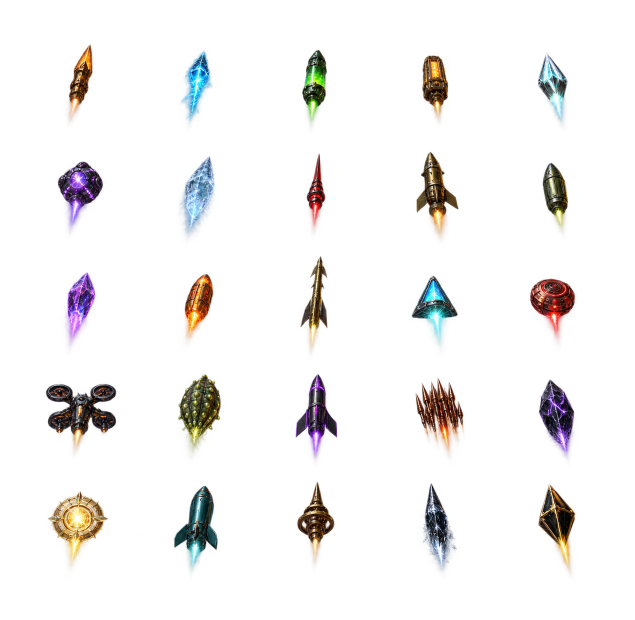
#> input picture art/projectiles-v3/boss-weapons.png, 1269 x 1240 px (shown at 1/2 size); its folder holds only this picture in this run
$ python pack-projectiles-v3.py
#> lines starting #> are read from the running program, lines starting #| are printed output that depends on the picture
#!/usr/bin/env python3
"""Crop native-alpha generated sprite boards into isolated world atlas layers."""
from pathlib import Path
import json,hashlib
from collections import deque
from PIL import Image
ROOT=Path(__file__).resolve().parents[1]
SRC=ROOT/'art/projectiles-v3'
OUT=ROOT/'public/game/projectiles'
def export_cell(path,index,cols,rows,out):
#> called with index = 0, cols = 5, rows = 5
    im=Image.open(path).convert('RGBA')
#> im is the input picture: PIL image 1269x1240 RGBA; mean R, G, B, A 15.2, 12.7, 12.4, 21.4
    x=index%cols;y=index//cols
    cell=im.crop((round(x*im.width/cols),round(y*im.height/rows),round((x+1)*im.width/cols),round((y+1)*im.height/rows)))
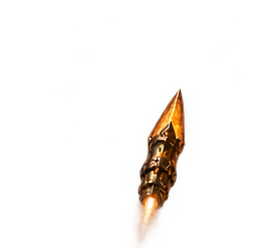
#> cell: PIL image 254x248 RGBA; mean R, G, B, A 14.7, 8.5, 4.3, 14.2; transparent parts drawn white
    # Threshold only near-zero alpha dust, preserve translucent glow and opaque bodies.
    cell.putalpha(cell.getchannel('A').point(lambda a:0 if a<8 else a))
    alpha=bytearray(cell.getchannel('A').tobytes());w,h=cell.size;seen=bytearray(w*h);components=[]
#> after `w, h = cell.size`: w = 254; h = 248
    for start,value in enumerate(alpha):
        if value<8 or seen[start]:continue
        todo=[start];seen[start]=1;pixels=[]
        while todo:
            k=todo.pop();pixels.append(k);x=k%w;y=k//w
            for dx,dy in [(1,0),(-1,0),(0,1),(0,-1),(1,1),(-1,-1),(1,-1),(-1,1)]:
                nx=x+dx;ny=y+dy
                if 0<=nx<w and 0<=ny<h:
                    n=ny*w+nx
                    if alpha[n]>=8 and not seen[n]:seen[n]=1;todo.append(n)
        components.append(pixels)
#> after the loop, components = 3 items
    largest=max(map(len,components),default=0)
#> largest = 4504
    # Discard only small disconnected islands: these can be fragments of a neighboring cell.
    for pixels in components:
        if len(pixels)<largest*0.04:
            for k in pixels:alpha[k]=0
#> this loop made 3 passes
#> pixels on passes 2 to 3: [49954], [50428]
    cell.putalpha(Image.frombytes('L',(w,h),bytes(alpha)))
    bounds=cell.getchannel('A').getbbox()
#> bounds = (131, 88, 187, 248)
    if not bounds:raise ValueError(f'blank {out}')
    cell=cell.crop(bounds);cell.thumbnail((218,218),Image.Resampling.LANCZOS)
#> after `cell = cell.crop(bounds)`:
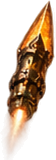
#> cell: PIL image 56x160 RGBA; mean R, G, B, A 93, 56.5, 29.5, 99.5; transparent parts drawn white
    canvas=Image.new('RGBA',(256,256));canvas.alpha_composite(cell,((256-cell.width)//2,(256-cell.height)//2))
#> after `canvas = Image.new('RGBA', (256, 256))`: canvas: PIL image 256x256 RGBA; every value is 0
#> after `canvas.alpha_composite(cell, ((256 - cell.width) // 2, (256 - cell.hei`:
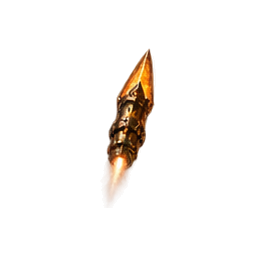
#> canvas: PIL image 256x256 RGBA; mean R, G, B, A 9.9, 6.4, 3.4, 13.6; transparent parts drawn white
    canvas.putalpha(canvas.getchannel('A').point(lambda a:0 if a<4 else a))
    canvas.save(out,optimize=True)
    return {'file':str(out.relative_to(ROOT)),'source':str(path.relative_to(ROOT)),'cell':index,'grid':[cols,rows],'sha256':hashlib.sha256(out.read_bytes()).hexdigest(),'native_size':list(im.size),'runtime_size':[256,256]}
def main():
    OUT.mkdir(parents=True,exist_ok=True);records=[]
    for i in range(25):records.append(export_cell(SRC/'boss-weapons.png',i,5,5,OUT/f'boss_weapon_{i+8}.png'))
#> (the run stopped early here; a loop or call above may not have finished)
